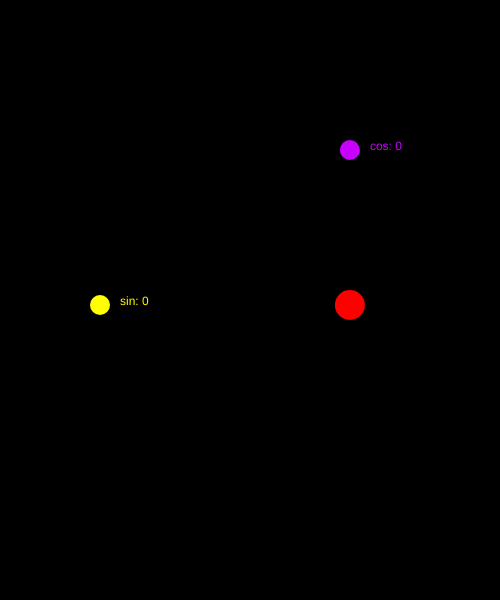
Frame 1 (no input)
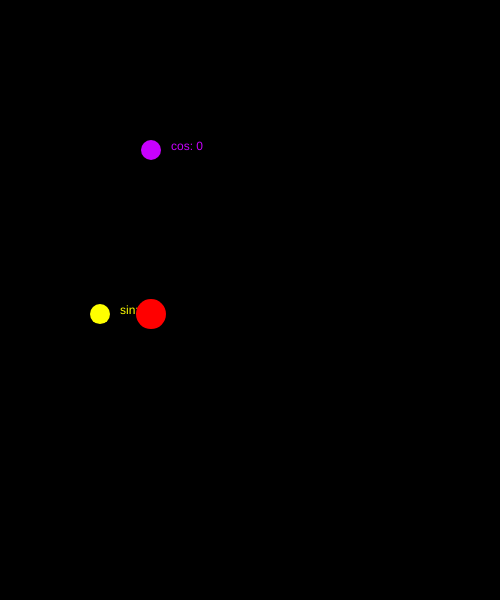
Frame 60 (no input)
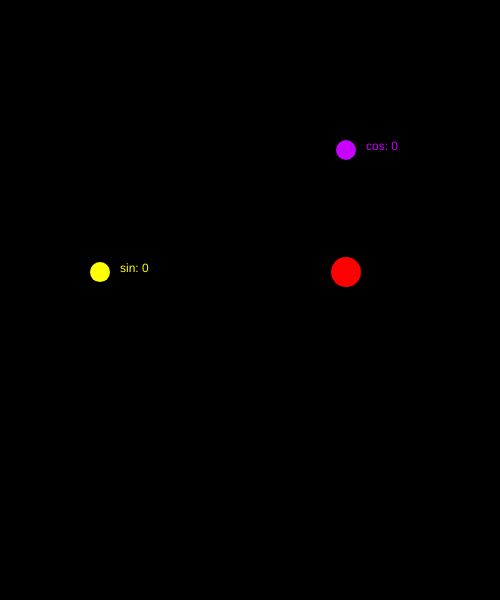
Frame 120 (the mouse pressed at the canvas centre since frame 60)

The p5.js sketch that drew these frames (run headless with seeded random() and noise() and a simulated clock; from frame 60 on, the mouse is pressed at the canvas centre):

// p5.js sketch
// ── sketch.js
// IMA NYU Shanghai
// the Nature of Code
// MOQN
// Mar 15 2017

var x, y;

function setup() {
  createCanvas(500, 600);
  background(0);
  noStroke();
}


function draw() {
  background(0);

  /*   sin(freq or angle) * amp   */
  var angle = frameCount * 0.05;
  var sinValue = sin(angle);
  var cosValue = cos(angle);
  
  
  translate(width / 2, height / 2);
  
  //cosine
  x = cosValue * 100;
  y = -150
  fill(200,0,255);
  ellipse(x, y, 20, 20);
  text( "cos: " + round(sinValue), x + 20, y);
  
  //sine
  x = -150;
  y = sinValue * 100;
  fill(255,255,0);
  ellipse(x, y, 20, 20);
  text( "sin: " + round(sinValue), x + 20, y);
  
  // circular movement
  x = cosValue * 100;
  y = sinValue * 100;
  fill(255,0,0);
  ellipse(x, y, 30, 30);
}
